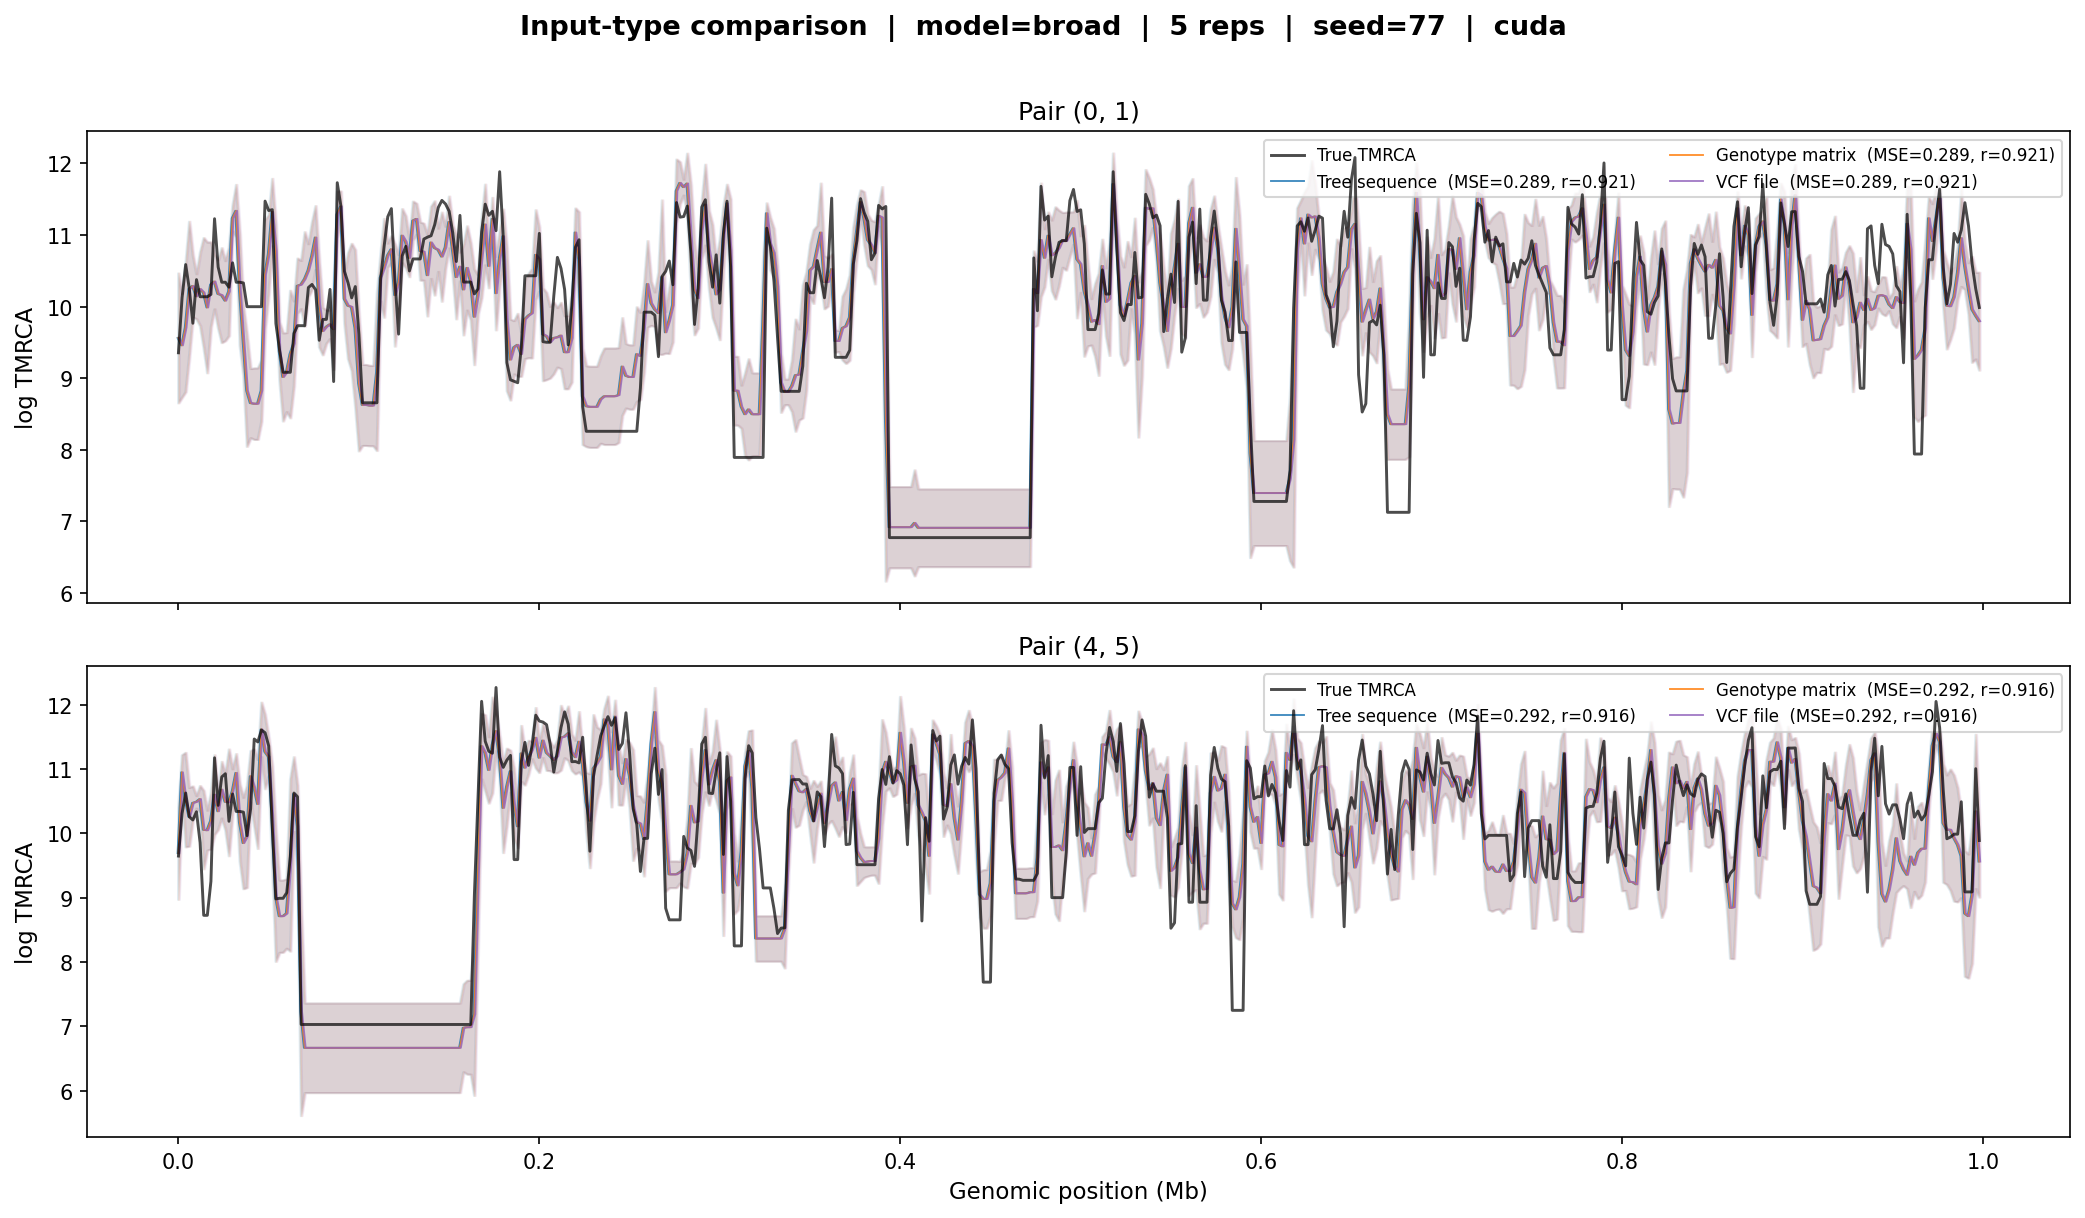

Generate this figure with Python:
"""Verify that cxt.translate produces consistent results across all three
input types: tree sequence, genotype matrix, and VCF file.

Downloads the broad model (if not cached), simulates a tree sequence,
exports it as genotype matrix and VCF, runs inference through all three
paths, and compares the outputs + plots them."""

import os
import sys
import io
import time

SCRIPT_DIR = os.path.dirname(os.path.abspath(__file__))
PROJECT_ROOT = os.path.dirname(SCRIPT_DIR)
CACHE_DIR = os.path.join(SCRIPT_DIR, "checkpoints")

os.environ["CXT_CHECKPOINT_CACHE"] = CACHE_DIR
sys.path.insert(0, PROJECT_ROOT)

import numpy as np
import torch
import matplotlib
matplotlib.use("Agg")
import matplotlib.pyplot as plt

import cxt
from cxt.utils import simulate_parameterized_tree_sequence
from cxt.preprocess import interpolate_tmrcas

DEVICE = "cuda" if torch.cuda.is_available() else "cpu"
SEED = 77
SEQ_LEN = 1_000_000
N_REPS = 5
MODEL_TYPE = "broad"

PIVOT_PAIRS = [(0, 1), (4, 5)]
BLOCKS = [(0, SEQ_LEN)]

COMMON_KW = dict(
    blocks=BLOCKS,
    pivot_pairs=PIVOT_PAIRS,
    devices=[DEVICE],
    B=len(PIVOT_PAIRS),
    B_per_device=len(PIVOT_PAIRS),
    n_reps=N_REPS,
    base_seed=SEED,
    top_k=50,
    cache_matching=True,
    progress=False,
    decode_bar=False,
    build_workers=1,
)


def write_vcf(ts, vcf_path):
    """Write a tree sequence to a minimal VCF that cxt.vcf_parser can read."""
    with open(vcf_path, "w") as f:
        ts.write_vcf(f)


def main():
    print(f"Device: {DEVICE}")
    print(f"Model : {MODEL_TYPE}")
    print(f"Seed  : {SEED}")
    print("=" * 60)

    # --- Simulate ---
    print("\nSimulating tree sequence...")
    ts = simulate_parameterized_tree_sequence(seed=SEED, samples=25, sequence_length=SEQ_LEN)
    print(f"  {ts.num_trees} trees, {ts.num_sites} sites, {ts.num_samples} haplotypes")

    # --- Prepare inputs ---
    gm = ts.genotype_matrix().T
    positions = ts.tables.sites.position
    print(f"  Genotype matrix: {gm.shape}")

    vcf_path = os.path.join(SCRIPT_DIR, "test_input.vcf")
    print(f"  Writing VCF to {vcf_path}...")
    write_vcf(ts, vcf_path)
    vcf_size = os.path.getsize(vcf_path)
    print(f"  VCF size: {vcf_size / 1024:.0f} KB")

    # --- Load model ---
    print(f"\nLoading {MODEL_TYPE} model...")
    model = cxt.load_model(MODEL_TYPE, device=DEVICE)

    # --- True TMRCA ---
    print("Computing true TMRCAs...")
    window_size = SEQ_LEN // 500
    true_tmrcas = []
    for a, b in PIVOT_PAIRS:
        t = interpolate_tmrcas(ts, window_size, SEQ_LEN, a, b)
        true_tmrcas.append(np.log(t))
    true_tmrcas = np.array(true_tmrcas)

    # ===== 1. Tree sequence input =====
    print("\n[1/3] translate(ts, ...) — tree sequence input")
    t0 = time.time()
    tmrca_ts, idx_ts = cxt.translate(ts, model, **COMMON_KW)
    t_ts = time.time() - t0
    print(f"  shape: {tmrca_ts.shape}  ({t_ts:.1f}s)")

    # ===== 2. Genotype matrix input =====
    print("\n[2/3] translate((gm, positions), ...) — genotype matrix input")
    t0 = time.time()
    tmrca_gm, idx_gm = cxt.translate((gm, positions), model, **COMMON_KW)
    t_gm = time.time() - t0
    print(f"  shape: {tmrca_gm.shape}  ({t_gm:.1f}s)")

    # ===== 3. VCF input =====
    print("\n[3/3] translate(vcf_path, ...) — VCF file input")
    t0 = time.time()
    tmrca_vcf, idx_vcf = cxt.translate(vcf_path, model, **COMMON_KW)
    t_vcf = time.time() - t0
    print(f"  shape: {tmrca_vcf.shape}  ({t_vcf:.1f}s)")

    # --- Consistency checks ---
    print("\n" + "=" * 60)
    print("CONSISTENCY CHECKS")
    print("=" * 60)

    ts_mean = tmrca_ts.mean(axis=0)
    gm_mean = tmrca_gm.mean(axis=0)
    vcf_mean = tmrca_vcf.mean(axis=0)

    ts_vs_gm = float(np.max(np.abs(ts_mean - gm_mean)))
    ts_vs_vcf = float(np.max(np.abs(ts_mean - vcf_mean)))
    gm_vs_vcf = float(np.max(np.abs(gm_mean - vcf_mean)))

    ts_gm_corr = float(np.corrcoef(ts_mean.flatten(), gm_mean.flatten())[0, 1])
    ts_vcf_corr = float(np.corrcoef(ts_mean.flatten(), vcf_mean.flatten())[0, 1])
    gm_vcf_corr = float(np.corrcoef(gm_mean.flatten(), vcf_mean.flatten())[0, 1])

    print(f"  ts  vs gm : max|diff|={ts_vs_gm:.4f}  r={ts_gm_corr:.6f}")
    print(f"  ts  vs vcf: max|diff|={ts_vs_vcf:.4f}  r={ts_vcf_corr:.6f}")
    print(f"  gm  vs vcf: max|diff|={gm_vs_vcf:.4f}  r={gm_vcf_corr:.6f}")

    # The ts and gm paths go through identical code (ts just extracts gm/pos first),
    # so with same seed they must match exactly.
    if np.allclose(tmrca_ts, tmrca_gm, atol=1e-6):
        print("  [PASS] ts == gm  (exact match)")
    else:
        print("  [WARN] ts != gm  (should be identical)")

    # VCF may differ slightly due to float32 position casting and site filtering
    if gm_vcf_corr > 0.99:
        print("  [PASS] gm ~ vcf  (correlation > 0.99)")
    else:
        print(f"  [WARN] gm vs vcf correlation only {gm_vcf_corr:.4f}")

    # --- Accuracy vs truth ---
    print("\nACCURACY vs TRUE TMRCA")
    print("-" * 60)
    for label, tmrca in [("ts", tmrca_ts), ("gm", tmrca_gm), ("vcf", tmrca_vcf)]:
        for i, (a, b) in enumerate(PIVOT_PAIRS):
            pred_mean = tmrca[:, i, :].mean(axis=0)
            ytrue = true_tmrcas[i]
            mse = float(np.mean((pred_mean - ytrue) ** 2))
            corr = float(np.corrcoef(pred_mean, ytrue)[0, 1])
            print(f"  {label:4s}  pair=({a},{b})  MSE={mse:.3f}  r={corr:.3f}")

    # --- Plot ---
    print("\nGenerating figure...")
    x = np.arange(0, SEQ_LEN, window_size) / 1e6
    input_labels = ["Tree sequence", "Genotype matrix", "VCF file"]
    input_data = [tmrca_ts, tmrca_gm, tmrca_vcf]
    colors = ["C0", "C1", "C4"]

    n_pairs = len(PIVOT_PAIRS)
    fig, axes = plt.subplots(n_pairs, 1, figsize=(14, 4.0 * n_pairs), sharex=True)
    if n_pairs == 1:
        axes = [axes]

    for i, (a, b) in enumerate(PIVOT_PAIRS):
        ax = axes[i]
        ytrue = true_tmrcas[i]
        ax.plot(x, ytrue, color="black", linewidth=1.4, alpha=0.7, label="True TMRCA", zorder=10)

        for j, (label, tmrca, col) in enumerate(zip(input_labels, input_data, colors)):
            pred = tmrca[:, i, :]
            pred_mean = pred.mean(axis=0)
            pred_std = pred.std(axis=0)
            mse = float(np.mean((pred_mean - ytrue) ** 2))
            corr = float(np.corrcoef(pred_mean, ytrue)[0, 1])

            offset = (j - 1) * 0.0005
            ax.plot(x + offset, pred_mean, color=col, linewidth=0.9, alpha=0.85,
                    label=f"{label}  (MSE={mse:.3f}, r={corr:.3f})")
            ax.fill_between(x + offset,
                            pred_mean - 1.5 * pred_std,
                            pred_mean + 1.5 * pred_std,
                            alpha=0.12, color=col)

        ax.set_title(f"Pair ({a}, {b})", fontsize=12)
        ax.set_ylabel("log TMRCA", fontsize=11)
        ax.legend(loc="upper right", fontsize=8, ncol=2)

    axes[-1].set_xlabel("Genomic position (Mb)", fontsize=11)
    fig.suptitle(
        f"Input-type comparison  |  model={MODEL_TYPE}  |  {N_REPS} reps  |  seed={SEED}  |  {DEVICE}",
        fontsize=13, fontweight="bold", y=1.01,
    )
    fig.tight_layout()
    out_path = os.path.join(SCRIPT_DIR, "verify_input_types.png")
    fig.savefig(out_path, dpi=150, bbox_inches="tight")
    plt.close(fig)
    print(f"  -> {out_path}")

    # --- Pairwise diff plot ---
    fig2, axes2 = plt.subplots(3, 1, figsize=(14, 6), sharex=True)
    diff_pairs = [
        ("ts vs gm", ts_mean, gm_mean, "C0"),
        ("ts vs vcf", ts_mean, vcf_mean, "C1"),
        ("gm vs vcf", gm_mean, vcf_mean, "C4"),
    ]
    for ax, (label, a_data, b_data, col) in zip(axes2, diff_pairs):
        for i, (pa, pb) in enumerate(PIVOT_PAIRS):
            diff = a_data[i] - b_data[i]
            ax.plot(x, diff, linewidth=0.7, alpha=0.8, label=f"pair ({pa},{pb})")
        ax.axhline(0, color="gray", linewidth=0.5, linestyle="--")
        ax.set_ylabel(f"Δ ({label})", fontsize=10)
        ax.legend(fontsize=8, loc="upper right")
        max_diff = float(np.max(np.abs(a_data - b_data)))
        ax.set_title(f"{label}  |  max|Δ|={max_diff:.5f}", fontsize=10)

    axes2[-1].set_xlabel("Genomic position (Mb)", fontsize=11)
    fig2.suptitle("Pairwise differences between input types (mean predictions)",
                  fontsize=12, fontweight="bold", y=1.01)
    fig2.tight_layout()
    out2 = os.path.join(SCRIPT_DIR, "verify_input_diffs.png")
    fig2.savefig(out2, dpi=150, bbox_inches="tight")
    plt.close(fig2)
    print(f"  -> {out2}")

    print("\nDone.")


if __name__ == "__main__":
    main()
